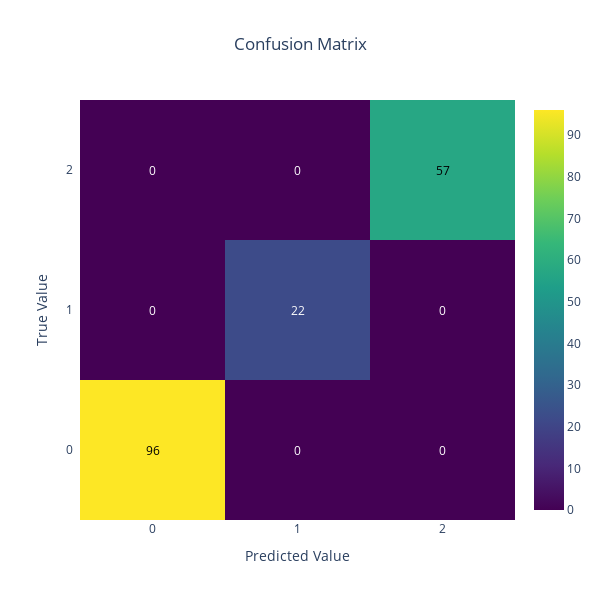

Notebook source saved alongside this figure:
### Code cell
# Assuming `cm_matrix` and `labels` are already defined as shown previously
fig = ff.create_annotated_heatmap(
    z=cm_matrix, 
    x=np.unique(labels).tolist(), 
    y=np.unique(labels).tolist(), 
    colorscale='Viridis', 
    showscale=True,
    annotation_text=cm_matrix,  # Ensure annotations are the confusion matrix values
)

# Update layout to adjust titles and labels
fig.update_layout(
    width=600, 
    height=600, 
    title='Confusion Matrix', 
    title_x=0.5, # Title at the top
    xaxis=dict(title='Predicted Value',  # Ensure x-axis title is at the bottom
               side='bottom'),  # This is default but added for clarity
    yaxis_title='True Value',  # Y-axis title
)

# Optionally, center the annotations if they are not already centered by default
for annotation in fig['layout']['annotations']:
    annotation['xanchor'] = 'center'
    annotation['yanchor'] = 'middle'

fig.show()

### Figure 1 — Plotly figure (JSON) as saved in the notebook; plotly's stock layout.template omitted (floating-point values rounded to 4 significant figures)
{"data": [{"colorscale": [[0, "#440154"], [0.1111, "#482878"], [0.2222, "#3e4989"], [0.3333, "#31688e"], [0.4444, "#26828e"], [0.5556, "#1f9e89"], [0.6667, "#35b779"], [0.7778, "#6ece58"], [0.8889, "#b5de2b"], [1, "#fde725"]], "reversescale": false, "showscale": true, "type": "heatmap", "x": [0, 1, 2], "y": [0, 1, 2], "z": [[96, 0, 0], [0, 22, 0], [0, 0, 57]]}], "layout": {"annotations": [{"font": {"color": "#000000"}, "showarrow": false, "text": "96", "x": 0, "xanchor": "center", "xref": "x", "y": 0, "yanchor": "middle", "yref": "y"}, {"font": {"color": "#FFFFFF"}, "showarrow": false, "text": "0", "x": 1, "xanchor": "center", "xref": "x", "y": 0, "yanchor": "middle", "yref": "y"}, {"font": {"color": "#FFFFFF"}, "showarrow": false, "text": "0", "x": 2, "xanchor": "center", "xref": "x", "y": 0, "yanchor": "middle", "yref": "y"}, {"font": {"color": "#FFFFFF"}, "showarrow": false, "text": "0", "x": 0, "xanchor": "center", "xref": "x", "y": 1, "yanchor": "middle", "yref": "y"}, {"font": {"color": "#FFFFFF"}, "showarrow": false, "text": "22", "x": 1, "xanchor": "center", "xref": "x", "y": 1, "yanchor": "middle", "yref": "y"}, {"font": {"color": "#FFFFFF"}, "showarrow": false, "text": "0", "x": 2, "xanchor": "center", "xref": "x", "y": 1, "yanchor": "middle", "yref": "y"}, {"font": {"color": "#FFFFFF"}, "showarrow": false, "text": "0", "x": 0, "xanchor": "center", "xref": "x", "y": 2, "yanchor": "middle", "yref": "y"}, {"font": {"color": "#FFFFFF"}, "showarrow": false, "text": "0", "x": 1, "xanchor": "center", "xref": "x", "y": 2, "yanchor": "middle", "yref": "y"}, {"font": {"color": "#000000"}, "showarrow": false, "text": "57", "x": 2, "xanchor": "center", "xref": "x", "y": 2, "yanchor": "middle", "yref": "y"}], "height": 600, "title": {"text": "Confusion Matrix", "x": 0.5}, "width": 600, "xaxis": {"dtick": 1, "gridcolor": "rgb(0, 0, 0)", "side": "bottom", "ticks": "", "title": {"text": "Predicted Value"}}, "yaxis": {"dtick": 1, "ticks": "", "ticksuffix": "  ", "title": {"text": "True Value"}}}}
